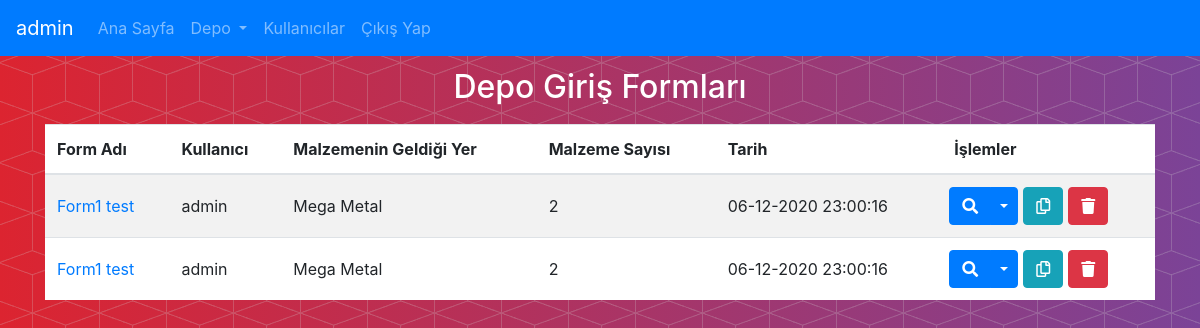
Screenshot of /incomingstockforms (signed in) with the database file from the repository.
### models.py (models this page shows, shortened)
class User(UserMixin, Base):
    __tablename__ = 'user'
    id = Column(Integer, primary_key=True)
    username = Column(String(50), unique=True)
    name = Column(String(50))
    surname = Column(String(50))
    isadmin = Column(Boolean, default=False)
    createdate = Column(DateTime, default=datetime.utcnow())
    changedate = Column(DateTime, default=datetime.utcnow())
    password = Column(String(100))
    mockpassword = Column(String(70))

class IncomingStockForm(Base):
    __tablename__ = 'incomingstockform'
    id = Column(Integer, primary_key=True)
    name = Column(String(50))
    stockformid = Column(Integer, ForeignKey('stockform.id'), nullable=False)

class Corporation(Base):
    __tablename__ = 'corporation'
    id = Column(Integer, primary_key=True)
    name = Column(String(70), unique=True)

class StockForm(Base):
    __tablename__ = 'stockform'
    id = Column(Integer, primary_key=True)
    userid = Column(Integer, ForeignKey('user.id'), nullable=False)
    corporationid = Column(Integer, ForeignKey('corporation.id'), nullable=False)
    createdate = Column(DateTime, default=datetime.utcnow())
    changedate = Column(DateTime, default=datetime.utcnow())
    recorddate = Column(DateTime, default=datetime.utcnow())
    def getCorporationName(self):
        return dbexecutor.getCorporation(self.corporationid).name
    def getUserName(self):
        return dbexecutor.getUser(self.userid).username

### routes/stockoperations.py (the view)
@app.route('/incomingstockforms', methods=['GET'])
@login_required
def incomingstockforms():
    if request.method == 'GET':
        forms = []
        incomingforms = dbexecutor.getAllIncomingStockForms()
        for incomingform in incomingforms:
            stockform = dbexecutor.getStockForm(incomingform.stockformid)
            stockbasescount = dbexecutor.getFormStockBasesCountByStockFormId(stockform.id)
            form = {}
            form['formid'] = incomingform.id
            form['name'] = incomingform.name
            form['userid'] = stockform.userid
            form['username'] = stockform.getUserName()
            form['corporationid'] = stockform.corporationid
            form['corporationname'] = stockform.getCorporationName()
            form['incomingstocksquantity'] = stockbasescount
            form['recorddate'] = stockform.recorddate
            forms.append(form)
        return render_template("incomingstockforms.html", forms=forms)

### dbexecutor.py (called while the page is built)
def getUser(id):
    user = session.query(models.User).get(id)
    return user

def getAllIncomingStockForms():
    forms = session.query(models.IncomingStockForm).all()
    return forms

def getCorporation(id):
    try:
        corporation = session.query(models.Corporation).get(id)
        return corporation
    except Exception as e:
        if hasattr(e, 'message'):
            print('Exception: ' + e.message)
        else:
            print(e)
        return None

def getStockForm(id):
    try:
        stockform = session.query(models.StockForm).get(id)
        return stockform
    except Exception as e:
        if hasattr(e, 'message'):
            print('Exception: ' + e.message)
        else:
            print(e)
        return None

def getFormStockBasesCountByStockFormId(stockformid):
    query = session.query(models.FormStockBase).filter(models.FormStockBase.stockformid == stockformid)
    query = query.with_entities(func.count())
    return query.scalar()

### main.py (called while the page is built)
@app.teardown_appcontext
def shutdown_session(exception=None):
    dbexecutor.session.remove()

@app.context_processor
def inject_debug():
    return dict(debug=app.debug)

### routes/useroperations.py (called while the page is built)
@login_manager.user_loader
def load_user(user_id):
    return User.query.get(user_id)

### templates/incomingstockforms.html (shortened to what this page needs)
{%extends "base.html"%}
{%block content%}
{% if current_user.isadmin %}
<div id="tablecontainer" class="container" style="margin-top: 1%; margin-left: auto; margin-right:auto;">
    <h2 class="form-signin-heading" style="text-align:center; color:white;">Depo Giriş Formları</h2>
    <span style="display:block; height: 10px;"></span>
    <div class="table-responsive">
        <table id="stockformstable" class="table table-striped" style="background-color:white;">
          <thead>
            <tr>
              <th scope="col">Form Adı</th>
              <th scope="col">Kullanıcı</th>
              <th scope="col">Malzemenin Geldiği Yer</th>
              <th scope="col">Malzeme Sayısı</th>
              <th scope="col">Tarih</th>
              <th scope="col">İşlemler</th>
            </tr>
          </thead>
          <tbody>
            {%for f in forms%}
              <tr>
                  <td style="vertical-align: middle;">
                      <a href="/editincomingstockform/{{f.formid}}">{{f.name}}</a>
                  </td>
                  <td style="vertical-align: middle;">{{f.username}}</td>
                  <td style="vertical-align: middle;">{{f.corporationname}}</td>
                  <td style="vertical-align: middle;">{{f.incomingstocksquantity}}</td>
                  <td style="vertical-align: middle;">{{f.recorddate.strftime('%d-%m-%Y %H:%M:%S')}}</td>
                  <td>
                      <div class="form-row">
                          <div class="btn-group">
                              <button type="button" class="btn btn-primary downloadBtn" data-formid="{{f.formid}}" data-toggle="tooltip" title="Formu İndir"><i class="fas fa-search"></i></button>
                              <button type="button" class="btn btn-primary dropdown-toggle dropdown-toggle-split" data-toggle="dropdown" aria-haspopup="true" aria-expanded="false">
                              </button>
                          </div>
                          <span style="display: inline; width: 5px;"></span>
                          <button class="btn btn-info" onclick="copyforminfoclicked('{{f.formid}}')" data-toggle="tooltip" title="Form Bilgilerini Kopyala"><i class="far fa-copy"></i></button>
                          <span style="display: inline; width: 5px;"></span>
                          <button class="btn btn-danger deleteBtn" data-formid="{{f.formid}}" data-toggle="tooltip" title="Formu Sil"><i class="fa fa-trash"></i></button>
                      </div>
                  </td>
              </tr>
            {%endfor%}
          </tbody>
        </table>
    </div>
    <span style="display:block; height: 30px;"></span>
</div>
{% else %}
<div class="alert alert-danger" role="alert" style="margin-top: 1%; margin-left: 3%; margin-right:3%; display: block;">
  Bu sayfayı görüntülemeye yetkiniz yok!
</div>
{% endif %}
{%endblock%}

### templates/base.html (shortened to what this page needs)
<!DOCTYPE html>
<html lang="en">
    <head>
        <link href="../static/css/bootstrap.min.css" rel="stylesheet">
        <link rel="stylesheet" href="../static/css/fa-all.css">
        <link rel="stylesheet" type="text/css" href="../static/DataTables/datatables.min.css"/>
    </head>
    <body class="custombodystyle">
        <nav class="navbar navbar-expand-lg navbar-dark bg-primary">
          {% if not current_user.is_anonymous %}
          <a class="navbar-brand" href="/userprofile">{{session['username']}}</a>
          {% else %}
          <a class="navbar-brand" href="#">Siz</a>
          {% endif %}
          <div class="collapse navbar-collapse" id="navbarSupportedContent">
            <ul id="navbuttons" class="navbar-nav mr-auto">
              <li class="nav-item">
                <a class="nav-link" href="/">Ana Sayfa<span class="sr-only">(current)</span></a>
              </li>
              {% if not current_user.is_anonymous %}
                  {% if current_user.isadmin %}
                     <li class="nav-item dropdown bg-primary">
                        <a class="nav-link dropdown-toggle" href="#" role="button" data-toggle="dropdown" aria-haspopup="true" aria-expanded="false">
                          Depo
                        </a>
                     </li>
                     <li class="nav-item">
                      <a class="nav-link" href="/users">Kullanıcılar<span class="sr-only">(current)</span></a>
                     </li>
                  {% endif %}
              {% endif %}
              {% if not current_user.is_anonymous %}
                 <li class="nav-item">
                      <a class="nav-link" href="/logout">Çıkış Yap<span class="sr-only">(current)</span></a>
                  </li>
              {% endif %}
            </ul>
          </div>
        </nav>
        {%block content%}
        {%endblock%}
    </body>
</html>

### static/css/fa-all.css (style rules this page uses)
.fa,.fab,.fal,.far,.fas { -moz-osx-font-smoothing:grayscale;-webkit-font-smoothing:antialiased;display:inline-block;font-style:normal;font-variant:normal;text-rendering:auto;line-height:1 }
.fa-copy:before { content:"\f0c5" }
.fa-search:before { content:"\f002" }
.fa-trash:before { content:"\f1f8" }
.far { font-weight:400 }
.fa,.far,.fas { font-family:"Font Awesome 5 Free" }
.fa,.fas { font-weight:900 }

### templates/base.html (style rules this page uses)
body.custombodystyle { background: url('../static/img/bg-pattern.png'), linear-gradient(to left, #7b4397, #dc2430); position: relative; width: 100%; }

### rows the page displays
User: username "admin", username "admin" "admin", isadmin True (drawn)
IncomingStockForm: name "Form1 test"
Corporation: corporationname "Mega Metal" "Mega Metal"
StockForm: recorddate "06-12-2020 23:00:16"
IncomingStockForm: name "Form1 test"
StockForm: recorddate "06-12-2020 23:00:16"

### other values shown
{{ f.incomingstocksquantity }} "2" "2"
